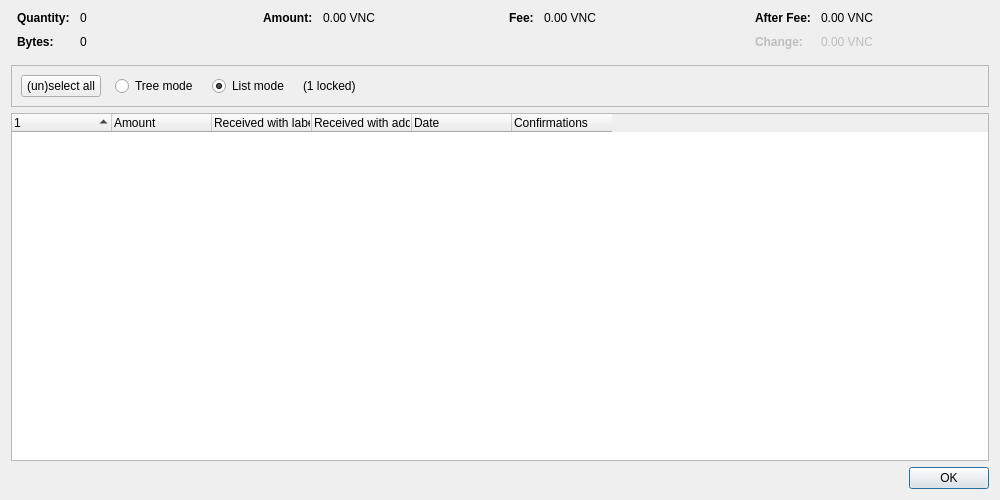
<?xml version="1.0" encoding="UTF-8"?>
<ui version="4.0">
 <class>CoinControlDialog</class>
 <widget class="QDialog" name="CoinControlDialog">
  <property name="geometry">
   <rect>
    <x>0</x>
    <y>0</y>
    <width>1000</width>
    <height>500</height>
   </rect>
  </property>
  <property name="windowTitle">
   <string>Coin Selection</string>
  </property>
  <layout class="QVBoxLayout" name="verticalLayout">
   <item>
    <layout class="QHBoxLayout" name="horizontalLayoutTop" stretch="0,0,0,0">
     <property name="topMargin">
      <number>0</number>
     </property>
     <property name="bottomMargin">
      <number>10</number>
     </property>
     <item>
      <layout class="QFormLayout" name="formLayoutCoinControl1">
       <property name="labelAlignment">
        <set>Qt::AlignLeft|Qt::AlignVCenter</set>
       </property>
       <property name="horizontalSpacing">
        <number>10</number>
       </property>
       <property name="verticalSpacing">
        <number>10</number>
       </property>
       <property name="leftMargin">
        <number>6</number>
       </property>
       <property name="rightMargin">
        <number>6</number>
       </property>
       <item row="0" column="0">
        <widget class="QLabel" name="labelCoinControlQuantityText">
         <property name="font">
          <font>
           <weight>75</weight>
           <bold>true</bold>
          </font>
         </property>
         <property name="text">
          <string>Quantity:</string>
         </property>
        </widget>
       </item>
       <item row="0" column="1">
        <widget class="QLabel" name="labelCoinControlQuantity">
         <property name="cursor">
          <cursorShape>IBeamCursor</cursorShape>
         </property>
         <property name="contextMenuPolicy">
          <enum>Qt::ActionsContextMenu</enum>
         </property>
         <property name="text">
          <string notr="true">0</string>
         </property>
         <property name="textInteractionFlags">
          <set>Qt::LinksAccessibleByMouse|Qt::TextSelectableByKeyboard|Qt::TextSelectableByMouse</set>
         </property>
        </widget>
       </item>
       <item row="1" column="0">
        <widget class="QLabel" name="labelCoinControlBytesText">
         <property name="font">
          <font>
           <weight>75</weight>
           <bold>true</bold>
          </font>
         </property>
         <property name="text">
          <string>Bytes:</string>
         </property>
        </widget>
       </item>
       <item row="1" column="1">
        <widget class="QLabel" name="labelCoinControlBytes">
         <property name="cursor">
          <cursorShape>IBeamCursor</cursorShape>
         </property>
         <property name="contextMenuPolicy">
          <enum>Qt::ActionsContextMenu</enum>
         </property>
         <property name="text">
          <string notr="true">0</string>
         </property>
         <property name="textInteractionFlags">
          <set>Qt::LinksAccessibleByMouse|Qt::TextSelectableByKeyboard|Qt::TextSelectableByMouse</set>
         </property>
        </widget>
       </item>
      </layout>
     </item>
     <item>
      <layout class="QFormLayout" name="formLayoutCoinControl2">
       <property name="horizontalSpacing">
        <number>10</number>
       </property>
       <property name="verticalSpacing">
        <number>10</number>
       </property>
       <property name="leftMargin">
        <number>6</number>
       </property>
       <property name="rightMargin">
        <number>6</number>
       </property>
       <item row="0" column="0">
        <widget class="QLabel" name="labelCoinControlAmountText">
         <property name="font">
          <font>
           <weight>75</weight>
           <bold>true</bold>
          </font>
         </property>
         <property name="text">
          <string>Amount:</string>
         </property>
        </widget>
       </item>
       <item row="0" column="1">
        <widget class="QLabel" name="labelCoinControlAmount">
         <property name="cursor">
          <cursorShape>IBeamCursor</cursorShape>
         </property>
         <property name="contextMenuPolicy">
          <enum>Qt::ActionsContextMenu</enum>
         </property>
         <property name="text">
          <string notr="true">0.00 VNC</string>
         </property>
         <property name="textInteractionFlags">
          <set>Qt::LinksAccessibleByMouse|Qt::TextSelectableByKeyboard|Qt::TextSelectableByMouse</set>
         </property>
        </widget>
       </item>
      </layout>
     </item>
     <item>
      <layout class="QFormLayout" name="formLayoutCoinControl3">
       <property name="horizontalSpacing">
        <number>10</number>
       </property>
       <property name="verticalSpacing">
        <number>10</number>
       </property>
       <property name="leftMargin">
        <number>6</number>
       </property>
       <property name="rightMargin">
        <number>6</number>
       </property>
       <item row="0" column="0">
        <widget class="QLabel" name="labelCoinControlFeeText">
         <property name="font">
          <font>
           <weight>75</weight>
           <bold>true</bold>
          </font>
         </property>
         <property name="text">
          <string>Fee:</string>
         </property>
        </widget>
       </item>
       <item row="0" column="1">
        <widget class="QLabel" name="labelCoinControlFee">
         <property name="cursor">
          <cursorShape>IBeamCursor</cursorShape>
         </property>
         <property name="contextMenuPolicy">
          <enum>Qt::ActionsContextMenu</enum>
         </property>
         <property name="text">
          <string notr="true">0.00 VNC</string>
         </property>
         <property name="textInteractionFlags">
          <set>Qt::LinksAccessibleByMouse|Qt::TextSelectableByKeyboard|Qt::TextSelectableByMouse</set>
         </property>
        </widget>
       </item>
      </layout>
     </item>
     <item>
      <layout class="QFormLayout" name="formLayoutCoinControl4">
       <property name="labelAlignment">
        <set>Qt::AlignLeft|Qt::AlignVCenter</set>
       </property>
       <property name="horizontalSpacing">
        <number>10</number>
       </property>
       <property name="verticalSpacing">
        <number>10</number>
       </property>
       <property name="leftMargin">
        <number>6</number>
       </property>
       <property name="rightMargin">
        <number>6</number>
       </property>
       <item row="0" column="0">
        <widget class="QLabel" name="labelCoinControlAfterFeeText">
         <property name="font">
          <font>
           <weight>75</weight>
           <bold>true</bold>
          </font>
         </property>
         <property name="text">
          <string>After Fee:</string>
         </property>
        </widget>
       </item>
       <item row="0" column="1">
        <widget class="QLabel" name="labelCoinControlAfterFee">
         <property name="cursor">
          <cursorShape>IBeamCursor</cursorShape>
         </property>
         <property name="contextMenuPolicy">
          <enum>Qt::ActionsContextMenu</enum>
         </property>
         <property name="text">
          <string notr="true">0.00 VNC</string>
         </property>
         <property name="textInteractionFlags">
          <set>Qt::LinksAccessibleByMouse|Qt::TextSelectableByKeyboard|Qt::TextSelectableByMouse</set>
         </property>
        </widget>
       </item>
       <item row="1" column="0">
        <widget class="QLabel" name="labelCoinControlChangeText">
         <property name="enabled">
          <bool>false</bool>
         </property>
         <property name="font">
          <font>
           <weight>75</weight>
           <bold>true</bold>
          </font>
         </property>
         <property name="text">
          <string>Change:</string>
         </property>
        </widget>
       </item>
       <item row="1" column="1">
        <widget class="QLabel" name="labelCoinControlChange">
         <property name="enabled">
          <bool>false</bool>
         </property>
         <property name="cursor">
          <cursorShape>IBeamCursor</cursorShape>
         </property>
         <property name="contextMenuPolicy">
          <enum>Qt::ActionsContextMenu</enum>
         </property>
         <property name="text">
          <string notr="true">0.00 VNC</string>
         </property>
         <property name="textInteractionFlags">
          <set>Qt::LinksAccessibleByMouse|Qt::TextSelectableByKeyboard|Qt::TextSelectableByMouse</set>
         </property>
        </widget>
       </item>
      </layout>
     </item>
    </layout>
   </item>
   <item>
    <widget class="QFrame" name="frame">
     <property name="minimumSize">
      <size>
       <width>0</width>
       <height>40</height>
      </size>
     </property>
     <property name="frameShape">
      <enum>QFrame::StyledPanel</enum>
     </property>
     <property name="frameShadow">
      <enum>QFrame::Sunken</enum>
     </property>
     <layout class="QHBoxLayout" name="horizontalLayout">
      <item>
       <layout class="QHBoxLayout" name="horizontalLayoutPanel" stretch="0,0,0,0,0">
        <property name="spacing">
         <number>14</number>
        </property>
        <item>
         <widget class="QPushButton" name="pushButtonSelectAll">
          <property name="sizePolicy">
           <sizepolicy hsizetype="Maximum" vsizetype="Fixed">
            <horstretch>0</horstretch>
            <verstretch>0</verstretch>
           </sizepolicy>
          </property>
          <property name="text">
           <string>(un)select all</string>
          </property>
          <property name="autoDefault">
           <bool>false</bool>
          </property>
         </widget>
        </item>
        <item>
         <widget class="QRadioButton" name="radioTreeMode">
          <property name="sizePolicy">
           <sizepolicy hsizetype="Maximum" vsizetype="Fixed">
            <horstretch>0</horstretch>
            <verstretch>0</verstretch>
           </sizepolicy>
          </property>
          <property name="text">
           <string>Tree mode</string>
          </property>
         </widget>
        </item>
        <item>
         <widget class="QRadioButton" name="radioListMode">
          <property name="sizePolicy">
           <sizepolicy hsizetype="Maximum" vsizetype="Fixed">
            <horstretch>0</horstretch>
            <verstretch>0</verstretch>
           </sizepolicy>
          </property>
          <property name="text">
           <string>List mode</string>
          </property>
          <property name="checked">
           <bool>true</bool>
          </property>
         </widget>
        </item>
        <item>
         <widget class="QLabel" name="labelLocked">
          <property name="text">
           <string notr="true">(1 locked)</string>
          </property>
         </widget>
        </item>
        <item>
         <spacer name="horizontalSpacer">
          <property name="orientation">
           <enum>Qt::Horizontal</enum>
          </property>
          <property name="sizeHint" stdset="0">
           <size>
            <width>40</width>
            <height>20</height>
           </size>
          </property>
         </spacer>
        </item>
       </layout>
      </item>
     </layout>
    </widget>
   </item>
   <item>
    <widget class="CoinControlTreeWidget" name="treeWidget">
     <property name="contextMenuPolicy">
      <enum>Qt::CustomContextMenu</enum>
     </property>
     <property name="sortingEnabled">
      <bool>false</bool>
     </property>
     <property name="columnCount">
      <number>6</number>
     </property>
     <attribute name="headerShowSortIndicator" stdset="0">
      <bool>true</bool>
     </attribute>
     <attribute name="headerStretchLastSection">
      <bool>false</bool>
     </attribute>
     <column>
      <property name="text">
       <string/>
      </property>
     </column>
     <column>
      <property name="text">
       <string>Amount</string>
      </property>
     </column>
     <column>
      <property name="text">
       <string>Received with label</string>
      </property>
     </column>
     <column>
      <property name="text">
       <string>Received with address</string>
      </property>
     </column>
     <column>
      <property name="text">
       <string>Date</string>
      </property>
     </column>
     <column>
      <property name="text">
       <string>Confirmations</string>
      </property>
      <property name="toolTip">
       <string>Confirmed</string>
      </property>
     </column>
     <column>
      <property name="text">
       <string/>
      </property>
     </column>
     <column>
      <property name="text">
       <string/>
      </property>
     </column>
     <column>
      <property name="text">
       <string/>
      </property>
     </column>
     <column>
      <property name="text">
       <string/>
      </property>
     </column>
    </widget>
   </item>
   <item>
    <widget class="QDialogButtonBox" name="buttonBox">
     <property name="orientation">
      <enum>Qt::Horizontal</enum>
     </property>
     <property name="standardButtons">
      <set>QDialogButtonBox::Ok</set>
     </property>
    </widget>
   </item>
  </layout>
 </widget>
 <customwidgets>
  <customwidget>
   <class>CoinControlTreeWidget</class>
   <extends>QTreeWidget</extends>
   <header>qt/coincontroltreewidget.h</header>
  </customwidget>
 </customwidgets>
 <resources/>
 <connections/>
</ui>
